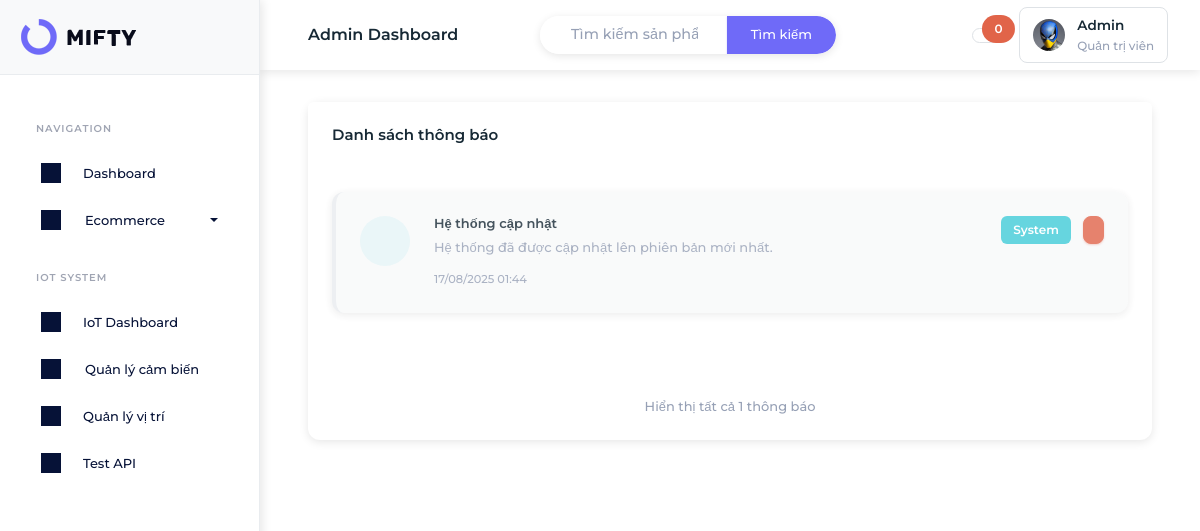
Page /admin/notifications/index.php?type=system on the committed database.
### tables this page shows
CREATE TABLE IF NOT EXISTS notifications (
    id INT AUTO_INCREMENT PRIMARY KEY,
    title VARCHAR(255) NOT NULL,
    message TEXT NOT NULL,
    type ENUM('product', 'sensor', 'system', 'alert') DEFAULT 'system',
    icon VARCHAR(100) DEFAULT 'iconoir-bell',
    icon_color VARCHAR(50) DEFAULT 'primary',
    is_read BOOLEAN DEFAULT FALSE,
    related_id INT DEFAULT NULL COMMENT 'ID của sản phẩm, cảm biến hoặc entity liên quan',
    related_type VARCHAR(50) DEFAULT NULL COMMENT 'Loại entity liên quan: product, sensor, category',
    created_at TIMESTAMP DEFAULT CURRENT_TIMESTAMP,
    updated_at TIMESTAMP DEFAULT CURRENT_TIMESTAMP ON UPDATE CURRENT_TIMESTAMP
);

### admin/notifications/index.php (the view, shortened to what this page needs)
<?php
try {
    $database = new Database();
    $pdo = $database->getConnection();
    $page = isset($_GET['page']) ? (int)$_GET['page'] : 1;
    $limit = 6;
    $offset = ($page - 1) * $limit;
    $type_filter = isset($_GET['type']) ? $_GET['type'] : '';
    $status_filter = isset($_GET['status']) ? $_GET['status'] : '';
    $where_conditions = [];
    $params = [];
    if (!empty($type_filter)) {
        $where_conditions[] = "type = ?";
        $params[] = $type_filter;
    }
    $where_clause = !empty($where_conditions) ? "WHERE " . implode(" AND ", $where_conditions) : "";
    $count_sql = "SELECT COUNT(*) as total FROM notifications $where_clause";
    $count_stmt = $pdo->prepare($count_sql);
    $count_stmt->execute($params);
    $total_notifications = $count_stmt->fetch()['total'];
    $total_pages = ceil($total_notifications / $limit);
    $sql = "SELECT * FROM notifications $where_clause ORDER BY created_at DESC LIMIT " . (int)$limit . " OFFSET " . (int)$offset;
    $stmt = $pdo->prepare($sql);
    $stmt->execute($params);
    $notifications = $stmt->fetchAll(PDO::FETCH_ASSOC);
} catch(Exception $e) {
    $error = "Lỗi kết nối database: " . $e->getMessage();
    $notifications = [];
    $stats = ['total' => 0, 'unread' => 0, 'product' => 0, 'sensor' => 0, 'system' => 0, 'alert' => 0];
}
?>
<!DOCTYPE html>
<html lang="vi" dir="ltr" data-startbar="light" data-bs-theme="light">
<head>
    <link href="../../assets/css/bootstrap.min.css" rel="stylesheet" type="text/css" />
    <link href="../../assets/css/icons.min.css" rel="stylesheet" type="text/css" />
    <link href="../../assets/css/app.min.css" rel="stylesheet" type="text/css" />
    <link href="../../assets/css/font-consistency.css" rel="stylesheet" type="text/css" />
    <link href="../partials/layout.css" rel="stylesheet" type="text/css" />
</head>
<body>
    <?php include '../partials/sidebar.php'; ?>
    <div class="content-page">
        <div class="content">
            <?php include '../partials/header.php'; ?>
            <div class="container-fluid">
                <div class="row">
                    <div class="col-12">
                        <div class="card">
                            <div class="card-header">
                                <h5 class="card-title mb-0">Danh sách thông báo</h5>
                            </div>
                            <div class="card-body">
                                <?php if (!empty($notifications)): ?>
                                    <div class="row" id="notifications-list">
                                        <?php foreach ($notifications as $notification): ?>
                                            <div class="col-12 mb-3">
                                                <div class="card notification-card <?php echo $notification['is_read'] ? 'read' : 'unread'; ?>"
                                                     data-id="<?php echo $notification['id']; ?>">
                                                    <div class="card-body">
                                                        <div class="d-flex">
                                                            <div class="flex-shrink-0">
                                                                <div class="notification-icon bg-<?php echo $notification['icon_color']; ?>-subtle text-<?php echo $notification['icon_color']; ?>">
                                                                </div>
                                                            </div>
                                                            <div class="flex-grow-1 ms-3">
                                                                <div class="d-flex justify-content-between align-items-start">
                                                                    <div>
                                                                        <h6 class="mb-1 fw-semibold"><?php echo htmlspecialchars($notification['title']); ?></h6>
                                                                        <p class="text-muted mb-2"><?php echo htmlspecialchars($notification['message']); ?></p>
                                                                        <small class="text-muted">
                                                                            <?php echo date('d/m/Y H:i', strtotime($notification['created_at'])); ?>
                                                                        </small>
                                                                    </div>
                                                                    <div class="d-flex gap-2">
                                                                        <span class="badge bg-<?php echo $notification['icon_color']; ?>">
                                                                            <?php echo ucfirst($notification['type']); ?>
                                                                        </span>
                                                                        <button class="btn btn-sm btn-danger" onclick="deleteNotification(<?php echo $notification['id']; ?>)">
                                                                        </button>
                                                                    </div>
                                                                </div>
                                                            </div>
                                                        </div>
                                                    </div>
                                                </div>
                                            </div>
                                        <?php endforeach; ?>
                                    </div>
                                    <?php if ($total_pages > 1): ?>
                                        <div class="d-flex justify-content-between align-items-center mt-4">
                                            <div class="pagination-info">
                                                Hiển thị <?php echo $offset + 1; ?>-<?php echo min($offset + $limit, $total_notifications); ?>
                                                trong tổng số <?php echo $total_notifications; ?> thông báo
                                            </div>
                                            <nav aria-label="Phân trang thông báo">
                                                <ul class="pagination mb-0">
                                                    <?php if ($page > 1): ?>
                                                        <li class="page-item">
                                                            <a class="page-link" href="?page=<?php echo $page - 1; ?>&type=<?php echo $type_filter; ?>&status=<?php echo $status_filter; ?>" title="Trang trước">
                                                                <i class="iconoir-arrow-left"></i>
                                                            </a>
                                                        </li>
                                                    <?php endif; ?>
                                                    <?php
                                                    $start_page = max(1, $page - 2);
                                                    $end_page = min($total_pages, $page + 2);
                                                    if ($start_page > 1): ?>
                                                        <li class="page-item disabled">
                                                            <span class="page-link">...</span>
                                                        </li>
                                                    <?php endif; ?>
                                                    <?php for ($i = $start_page; $i <= $end_page; $i++): ?>
                                                        <li class="page-item <?php echo $i === $page ? 'active' : ''; ?>">
                                                            <a class="page-link" href="?page=<?php echo $i; ?>&type=<?php echo $type_filter; ?>&status=<?php echo $status_filter; ?>"><?php echo $i; ?></a>
                                                        </li>
                                                    <?php endfor; ?>
                                                    <?php if ($end_page < $total_pages): ?>
                                                        <li class="page-item disabled">
                                                            <span class="page-link">...</span>
                                                        </li>
                                                    <?php endif; ?>
                                                    <?php if ($page < $total_pages): ?>
                                                        <li class="page-item">
                                                            <a class="page-link" href="?page=<?php echo $page + 1; ?>&type=<?php echo $type_filter; ?>&status=<?php echo $status_filter; ?>" title="Trang sau">
                                                                <i class="iconoir-arrow-right"></i>
                                                            </a>
                                                        </li>
                                                    <?php endif; ?>
                                                </ul>
                                            </nav>
                                        </div>
                                    <?php else: ?>
                                        <div class="text-center text-muted mt-4">
                                            Hiển thị tất cả <?php echo $total_notifications; ?> thông báo
                                        </div>
                                    <?php endif; ?>
                                <?php endif; ?>
                            </div>
                        </div>
                    </div>
                </div>
            </div>
        </div>
    </div>
</body>
</html>

### admin/partials/layout.css (style rules this page uses)
.content-page { margin-top: 70px; margin-left: 260px; transition: margin-left 0.3s ease; min-height: calc(100vh - 70px); padding: 2rem; }
.container-fluid { padding: 0 1rem; }
.card { border: none; box-shadow: 0 2px 10px rgba(0,0,0,0.1); border-radius: 12px; transition: all 0.3s ease; }
.card-body { padding: 1.5rem; }
.btn { border-radius: 8px; font-weight: 500; transition: all 0.3s ease; }
.badge { font-size: 0.75rem; padding: 0.5rem 0.75rem; border-radius: 6px; }

### admin/notifications/index.php (style rules this page uses)
.notification-card { transition: all 0.3s ease; border-left: 4px solid transparent; }
.notification-card.read { border-left-color: #e9ecef; background-color: #f8f9fa; opacity: 0.8; }
.notification-icon { width: 50px; height: 50px; border-radius: 50%; display: flex; align-items: center; justify-content: center; font-size: 1.2rem; }

### rows in the picture
notifications: title "Hệ thống cập nhật", message "Hệ thống đã được cập nhật lên phiên bản mới nhất.", created_at "17/08/2025 01:44", type "System"

### other values in the picture
$total_notifications "1"
